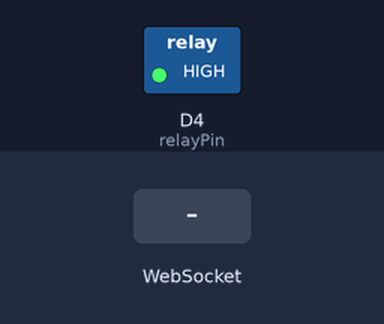
Bench run of a sketch on a simulated ESP8266 (NodeMCU). On the bench: switched loads named in the sketch (green lamp = pin HIGH). Inputs (shaded band) come from the test bench. WiFi joins after 1.5 s; servers stay silent unless stated; what the sketch prints to the serial monitor is not drawn.

Above: at 2.7 s.
2.8 s: WebSocket text "ON" received
At 3.8 s:
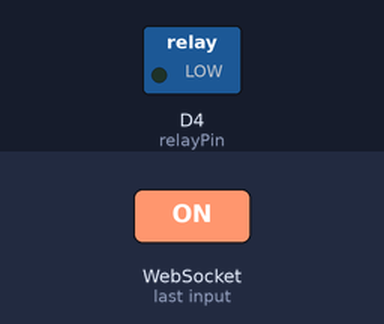
4.3 s: WebSocket text "OFF" received
At 4.9 s:
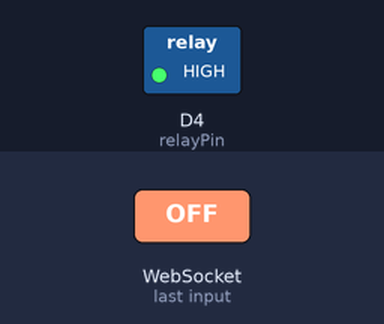
Timing chart, 0 to 7.3 s (numbered marks = the images above; inputs shaded):
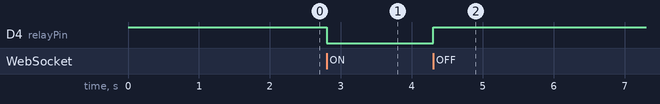

Measured:
- after the input at 2.8 s, D4 (relayPin): HIGH → LOW at once
- after the input at 4.3 s, D4 (relayPin): LOW → HIGH at once

The sketch:

relay.ino
```cpp
#include <ESP8266WiFi.h>
#include <WebSocketsClient.h>

const char* ssid = "David";
const char* password = "gunawantj";

const char* host = "lamp.maulanaibnu.my.id";
const uint16_t port = 443;

WebSocketsClient webSocket;

const int relayPin = D4;
void webSocketEvent(WStype_t type, uint8_t * payload, size_t length)
{
    switch(type)
    {
        case WStype_CONNECTED:

            Serial.println("Connected Server");

            webSocket.sendTXT(
              "{\"type\":\"esp\"}"
            );

            break;

        case WStype_TEXT:
        {
            String msg = String((char*)payload);

            if(msg.indexOf("ON") >= 0)
            {
                Serial.println("RELAY ON");
                digitalWrite(relayPin, LOW);
            }

            if(msg.indexOf("OFF") >= 0)
            {
                Serial.println("RELAY OFF");
                digitalWrite(relayPin, HIGH);
            }
            break;
        }
    }
}

void setup()
{
    Serial.begin(115200);

    pinMode(relayPin, OUTPUT);
    digitalWrite(relayPin, HIGH);

    WiFi.begin(ssid,password);

    while(WiFi.status()!=WL_CONNECTED)
    {
        delay(500);
        Serial.print(".");
    }
    Serial.println();
    Serial.println("WiFi Connected");

    webSocket.beginSSL(host,port,"/");
    webSocket.onEvent(webSocketEvent);
}

void loop()
{
    webSocket.loop();
}
```
